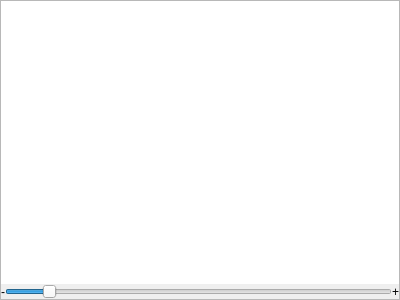
<?xml version="1.0" encoding="UTF-8"?>
<ui version="4.0">
 <class>ScalableImageView</class>
 <widget class="QFrame" name="ScalableImageView">
  <property name="geometry">
   <rect>
    <x>0</x>
    <y>0</y>
    <width>400</width>
    <height>300</height>
   </rect>
  </property>
  <property name="windowTitle">
   <string>Frame</string>
  </property>
  <property name="frameShape">
   <enum>QFrame::StyledPanel</enum>
  </property>
  <layout class="QGridLayout" name="gridLayout">
   <property name="leftMargin">
    <number>0</number>
   </property>
   <property name="topMargin">
    <number>0</number>
   </property>
   <property name="rightMargin">
    <number>0</number>
   </property>
   <property name="bottomMargin">
    <number>0</number>
   </property>
   <property name="spacing">
    <number>0</number>
   </property>
   <item row="0" column="0" colspan="3">
    <widget class="QGraphicsView" name="graphicsView">
     <property name="frameShape">
      <enum>QFrame::NoFrame</enum>
     </property>
     <property name="backgroundBrush">
      <brush brushstyle="NoBrush">
       <color alpha="255">
        <red>239</red>
        <green>240</green>
        <blue>241</blue>
       </color>
      </brush>
     </property>
     <property name="foregroundBrush">
      <brush brushstyle="NoBrush">
       <color alpha="255">
        <red>239</red>
        <green>240</green>
        <blue>241</blue>
       </color>
      </brush>
     </property>
     <property name="interactive">
      <bool>false</bool>
     </property>
     <property name="resizeAnchor">
      <enum>QGraphicsView::NoAnchor</enum>
     </property>
     <property name="viewportUpdateMode">
      <enum>QGraphicsView::MinimalViewportUpdate</enum>
     </property>
    </widget>
   </item>
   <item row="1" column="0">
    <widget class="QLabel" name="labelMin">
     <property name="text">
      <string>-</string>
     </property>
    </widget>
   </item>
   <item row="1" column="1">
    <widget class="QSlider" name="horizontalSlider">
     <property name="minimum">
      <number>1</number>
     </property>
     <property name="maximum">
      <number>1000</number>
     </property>
     <property name="value">
      <number>100</number>
     </property>
     <property name="orientation">
      <enum>Qt::Horizontal</enum>
     </property>
     <property name="invertedAppearance">
      <bool>false</bool>
     </property>
     <property name="invertedControls">
      <bool>false</bool>
     </property>
     <property name="tickPosition">
      <enum>QSlider::NoTicks</enum>
     </property>
    </widget>
   </item>
   <item row="1" column="2">
    <widget class="QLabel" name="labelMax">
     <property name="text">
      <string>+</string>
     </property>
    </widget>
   </item>
  </layout>
 </widget>
 <resources/>
 <connections/>
</ui>
